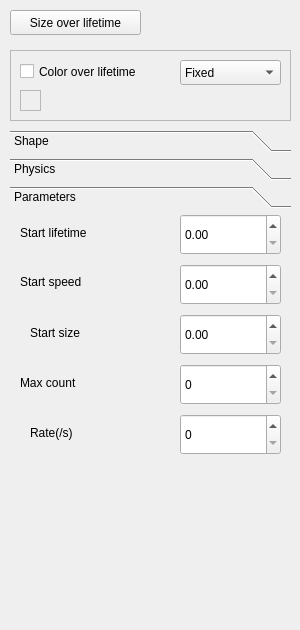
<?xml version="1.0" encoding="UTF-8"?>
<ui version="4.0">
 <class>Editor</class>
 <widget class="QWidget" name="Editor">
  <property name="geometry">
   <rect>
    <x>0</x>
    <y>0</y>
    <width>300</width>
    <height>630</height>
   </rect>
  </property>
  <property name="windowTitle">
   <string>Form</string>
  </property>
  <widget class="QPushButton" name="solButton">
   <property name="geometry">
    <rect>
     <x>10</x>
     <y>10</y>
     <width>131</width>
     <height>25</height>
    </rect>
   </property>
   <property name="text">
    <string>Size over lifetime</string>
   </property>
  </widget>
  <widget class="QFrame" name="col">
   <property name="geometry">
    <rect>
     <x>10</x>
     <y>50</y>
     <width>281</width>
     <height>71</height>
    </rect>
   </property>
   <property name="frameShape">
    <enum>QFrame::StyledPanel</enum>
   </property>
   <property name="frameShadow">
    <enum>QFrame::Raised</enum>
   </property>
   <widget class="QCheckBox" name="colEnbaled">
    <property name="geometry">
     <rect>
      <x>10</x>
      <y>10</y>
      <width>151</width>
      <height>23</height>
     </rect>
    </property>
    <property name="text">
     <string>Color over lifetime</string>
    </property>
   </widget>
   <widget class="QComboBox" name="graType">
    <property name="geometry">
     <rect>
      <x>170</x>
      <y>10</y>
      <width>101</width>
      <height>25</height>
     </rect>
    </property>
    <item>
     <property name="text">
      <string>Fixed</string>
     </property>
    </item>
    <item>
     <property name="text">
      <string>Two-point gradient</string>
     </property>
    </item>
   </widget>
   <widget class="ColorWidget" name="head">
    <property name="geometry">
     <rect>
      <x>10</x>
      <y>40</y>
      <width>21</width>
      <height>21</height>
     </rect>
    </property>
    <property name="frameShape">
     <enum>QFrame::StyledPanel</enum>
    </property>
    <property name="frameShadow">
     <enum>QFrame::Raised</enum>
    </property>
   </widget>
  </widget>
  <widget class="QToolBox" name="parameterBox">
   <property name="geometry">
    <rect>
     <x>10</x>
     <y>130</y>
     <width>281</width>
     <height>491</height>
    </rect>
   </property>
   <property name="currentIndex">
    <number>2</number>
   </property>
   <widget class="QWidget" name="shape">
    <property name="geometry">
     <rect>
      <x>0</x>
      <y>0</y>
      <width>281</width>
      <height>425</height>
     </rect>
    </property>
    <attribute name="label">
     <string>Shape</string>
    </attribute>
    <widget class="QScrollArea" name="scrollArea">
     <property name="geometry">
      <rect>
       <x>0</x>
       <y>0</y>
       <width>281</width>
       <height>401</height>
      </rect>
     </property>
     <property name="verticalScrollBarPolicy">
      <enum>Qt::ScrollBarAsNeeded</enum>
     </property>
     <property name="horizontalScrollBarPolicy">
      <enum>Qt::ScrollBarAsNeeded</enum>
     </property>
     <property name="sizeAdjustPolicy">
      <enum>QAbstractScrollArea::AdjustIgnored</enum>
     </property>
     <property name="widgetResizable">
      <bool>true</bool>
     </property>
     <widget class="QWidget" name="scrollAreaWidgetContents">
      <property name="geometry">
       <rect>
        <x>0</x>
        <y>0</y>
        <width>279</width>
        <height>399</height>
       </rect>
      </property>
      <widget class="QComboBox" name="typeCombobox">
       <property name="geometry">
        <rect>
         <x>115</x>
         <y>10</y>
         <width>161</width>
         <height>25</height>
        </rect>
       </property>
      </widget>
      <widget class="QLabel" name="label">
       <property name="geometry">
        <rect>
         <x>20</x>
         <y>10</y>
         <width>67</width>
         <height>21</height>
        </rect>
       </property>
       <property name="text">
        <string>Type</string>
       </property>
      </widget>
      <widget class="QLabel" name="label_2">
       <property name="geometry">
        <rect>
         <x>20</x>
         <y>50</y>
         <width>67</width>
         <height>31</height>
        </rect>
       </property>
       <property name="text">
        <string>Angle</string>
       </property>
      </widget>
      <widget class="QLabel" name="label_3">
       <property name="geometry">
        <rect>
         <x>20</x>
         <y>100</y>
         <width>67</width>
         <height>17</height>
        </rect>
       </property>
       <property name="text">
        <string>Radius</string>
       </property>
      </widget>
      <widget class="QLabel" name="label_4">
       <property name="geometry">
        <rect>
         <x>20</x>
         <y>150</y>
         <width>67</width>
         <height>17</height>
        </rect>
       </property>
       <property name="text">
        <string>Scale</string>
       </property>
      </widget>
      <widget class="QSlider" name="angleSlider">
       <property name="geometry">
        <rect>
         <x>120</x>
         <y>50</y>
         <width>151</width>
         <height>20</height>
        </rect>
       </property>
       <property name="orientation">
        <enum>Qt::Horizontal</enum>
       </property>
      </widget>
      <widget class="QLabel" name="label_5">
       <property name="geometry">
        <rect>
         <x>120</x>
         <y>70</y>
         <width>16</width>
         <height>17</height>
        </rect>
       </property>
       <property name="text">
        <string>0</string>
       </property>
      </widget>
      <widget class="QLabel" name="label_6">
       <property name="geometry">
        <rect>
         <x>260</x>
         <y>70</y>
         <width>16</width>
         <height>17</height>
        </rect>
       </property>
       <property name="text">
        <string>90</string>
       </property>
      </widget>
      <widget class="QLabel" name="angleObs">
       <property name="geometry">
        <rect>
         <x>70</x>
         <y>50</y>
         <width>31</width>
         <height>31</height>
        </rect>
       </property>
       <property name="text">
        <string>0</string>
       </property>
      </widget>
      <widget class="QDoubleSpinBox" name="radius">
       <property name="geometry">
        <rect>
         <x>150</x>
         <y>90</y>
         <width>111</width>
         <height>26</height>
        </rect>
       </property>
      </widget>
      <widget class="QDoubleSpinBox" name="scale">
       <property name="geometry">
        <rect>
         <x>150</x>
         <y>140</y>
         <width>111</width>
         <height>26</height>
        </rect>
       </property>
      </widget>
     </widget>
    </widget>
   </widget>
   <widget class="QWidget" name="physics">
    <property name="geometry">
     <rect>
      <x>0</x>
      <y>0</y>
      <width>281</width>
      <height>425</height>
     </rect>
    </property>
    <attribute name="label">
     <string>Physics</string>
    </attribute>
    <widget class="QLabel" name="label_8">
     <property name="geometry">
      <rect>
       <x>20</x>
       <y>10</y>
       <width>121</width>
       <height>17</height>
      </rect>
     </property>
     <property name="text">
      <string>Gravity modifier</string>
     </property>
    </widget>
    <widget class="QDoubleSpinBox" name="gravity">
     <property name="geometry">
      <rect>
       <x>160</x>
       <y>0</y>
       <width>111</width>
       <height>41</height>
      </rect>
     </property>
    </widget>
   </widget>
   <widget class="QWidget" name="parameters">
    <property name="geometry">
     <rect>
      <x>0</x>
      <y>0</y>
      <width>281</width>
      <height>425</height>
     </rect>
    </property>
    <attribute name="label">
     <string>Parameters</string>
    </attribute>
    <widget class="QLabel" name="label_9">
     <property name="geometry">
      <rect>
       <x>10</x>
       <y>10</y>
       <width>91</width>
       <height>17</height>
      </rect>
     </property>
     <property name="text">
      <string>Start lifetime</string>
     </property>
    </widget>
    <widget class="QLabel" name="label_10">
     <property name="geometry">
      <rect>
       <x>10</x>
       <y>60</y>
       <width>81</width>
       <height>16</height>
      </rect>
     </property>
     <property name="text">
      <string>Start speed</string>
     </property>
    </widget>
    <widget class="QLabel" name="label_11">
     <property name="geometry">
      <rect>
       <x>20</x>
       <y>110</y>
       <width>67</width>
       <height>17</height>
      </rect>
     </property>
     <property name="text">
      <string>Start size</string>
     </property>
    </widget>
    <widget class="QLabel" name="label_12">
     <property name="geometry">
      <rect>
       <x>10</x>
       <y>160</y>
       <width>71</width>
       <height>17</height>
      </rect>
     </property>
     <property name="text">
      <string>Max count</string>
     </property>
    </widget>
    <widget class="QLabel" name="label_13">
     <property name="geometry">
      <rect>
       <x>20</x>
       <y>210</y>
       <width>67</width>
       <height>17</height>
      </rect>
     </property>
     <property name="text">
      <string>Rate(/s)</string>
     </property>
    </widget>
    <widget class="QDoubleSpinBox" name="life">
     <property name="geometry">
      <rect>
       <x>170</x>
       <y>0</y>
       <width>101</width>
       <height>41</height>
      </rect>
     </property>
    </widget>
    <widget class="QDoubleSpinBox" name="speed">
     <property name="geometry">
      <rect>
       <x>170</x>
       <y>50</y>
       <width>101</width>
       <height>41</height>
      </rect>
     </property>
    </widget>
    <widget class="QDoubleSpinBox" name="size">
     <property name="geometry">
      <rect>
       <x>170</x>
       <y>100</y>
       <width>101</width>
       <height>41</height>
      </rect>
     </property>
    </widget>
    <widget class="QSpinBox" name="max">
     <property name="geometry">
      <rect>
       <x>170</x>
       <y>150</y>
       <width>101</width>
       <height>41</height>
      </rect>
     </property>
    </widget>
    <widget class="QSpinBox" name="rate">
     <property name="geometry">
      <rect>
       <x>170</x>
       <y>200</y>
       <width>101</width>
       <height>41</height>
      </rect>
     </property>
    </widget>
   </widget>
  </widget>
 </widget>
 <customwidgets>
  <customwidget>
   <class>ColorWidget</class>
   <extends>QFrame</extends>
   <header>colorwidget.h</header>
   <container>1</container>
  </customwidget>
 </customwidgets>
 <resources/>
 <connections/>
</ui>
